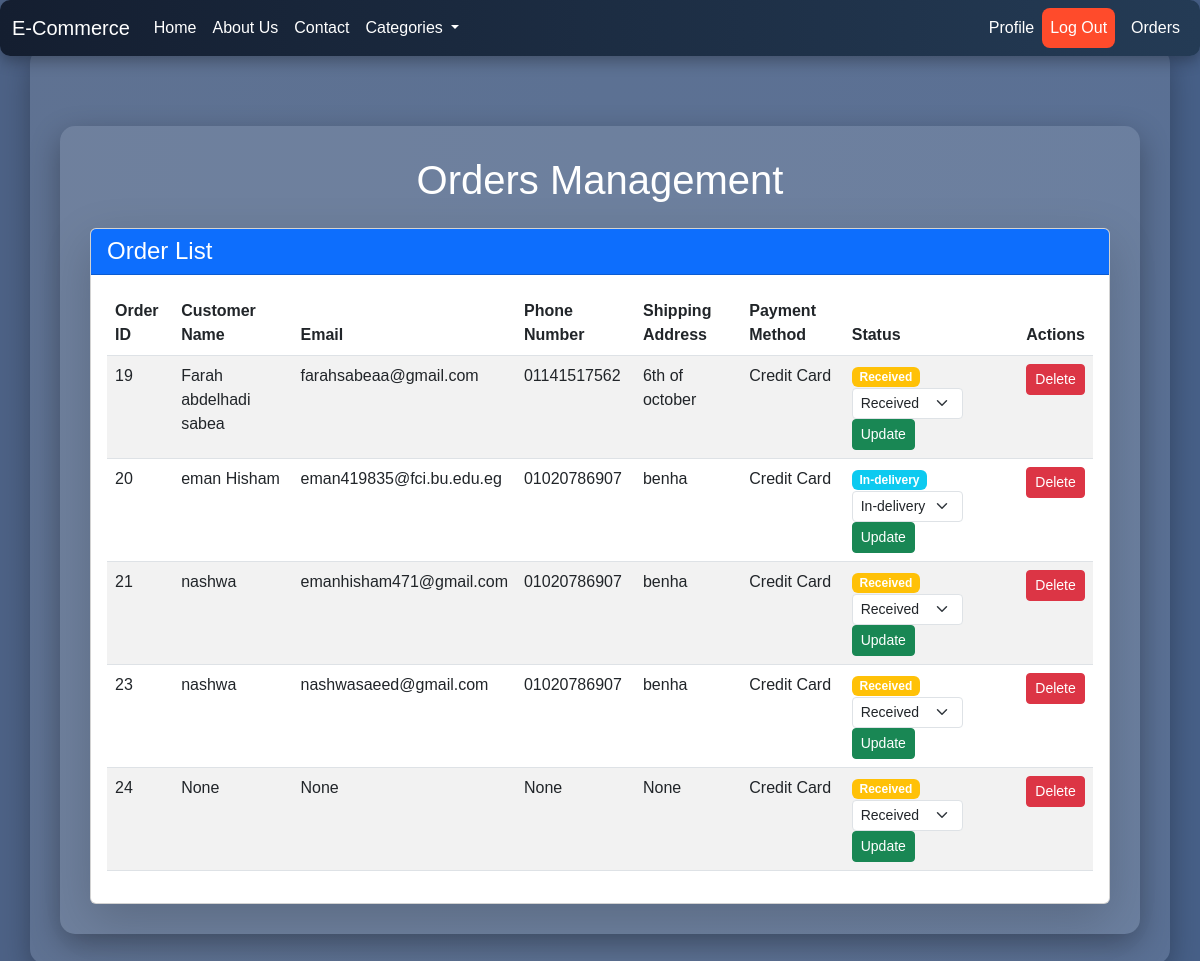
Screenshot of /orders/ (signed in) with the database file from the repository.
### e_commerce/models.py (models this page shows, shortened)
class Order(models.Model):
    PAYMENT_METHOD_CHOICES = [
        ('credit_card', 'Credit Card'),
        ('paypal', 'PayPal'),
        ('cash_on_delivery', 'Cash on Delivery')
    ]
    STATUS_CHOICES = [
        ('Received', 'Received'),
        ('In-delivery', 'In-delivery'),
        ('Delivered', 'Delivered')
    ]
    user = models.ForeignKey(User, on_delete=models.SET_NULL, null=True)
    date_ordered = models.DateTimeField(auto_now_add=True)
    complete = models.BooleanField(default=False)
    transaction_id = models.CharField(max_length=100, null=True)
    shipping_address = models.CharField(max_length=255, null=True)
    customer_name = models.CharField(max_length=100, null=True, blank=True)
    email = models.EmailField(null=True, blank=True)
    phone_number = models.CharField(max_length=20, null=True, blank=True)
    payment_method = models.CharField(max_length=20, choices=PAYMENT_METHOD_CHOICES, default='credit_card')
    status = models.CharField(max_length=20, choices=STATUS_CHOICES, default='Received')

### e_commerce/views.py (the view)
# urls.py: path('orders/',orders_view, name='orders'),
@user_passes_test(lambda u: u.is_superuser)
def orders_view(request):
    orders = Order.objects.all()
    orderItems = OrderItem.objects.all()
    return render(request, 'orders/orders_page.html', {"orders": orders, "orderItems": orderItems})

### templates/orders/orders_page.html (shortened to what this page needs)
{% extends 'base.html' %}
{% load static %}
{% block content %}
<div class="container mt-5">
    <h1 class="text-center mb-4">Orders Management</h1>
    {% if user.is_superuser %}
        <div class="card shadow-lg">
            <div class="card-header bg-primary text-white">
                <h4 class="mb-0">Order List</h4>
            </div>
            <div class="card-body">
                <div class="table-responsive">
                    <table class="table table-striped table-hover">
                        <thead class="thead-dark">
                            <tr>
                                <th>Order ID</th>
                                <th>Customer Name</th>
                                <th>Email</th>
                                <th>Phone Number</th>
                                <th>Shipping Address</th>
                                <th>Payment Method</th>
                                <th>Status</th>
                                <th>Actions</th>
                            </tr>
                        </thead>
                        <tbody>
                            {% for order in orders %}
                            <tr>
                                <td>{{ order.id }}</td>
                                <td>{{ order.customer_name }}</td>
                                <td>{{ order.email }}</td>
                                <td>{{ order.phone_number }}</td>
                                <td>{{ order.shipping_address }}</td>
                                <td>{{ order.get_payment_method_display }}</td>
                                <td>
                                    <span class="badge {% if order.status == 'Received' %}bg-warning{% elif order.status == 'In-delivery' %}bg-info{% elif order.status == 'Delivered' %}bg-success{% endif %}">
                                        {{ order.status }}
                                    </span>
                                    <form method="POST" action="{% url 'update_order_status' order.id %}" class="d-inline">
                                        <select name="status" class="form-select form-select-sm d-inline w-auto" style="display:inline-block; width:auto;">
                                            <option value="Received" {% if order.status == 'Received' %}selected{% endif %}>Received</option>
                                            <option value="In-delivery" {% if order.status == 'In-delivery' %}selected{% endif %}>In-delivery</option>
                                        </select>
                                        <button type="submit" class="btn btn-success btn-sm">Update</button>
                                    </form>
                                </td>
                                <td>
                                    <form method="POST" action="{% url 'delete_order' order.id %}" class="d-inline">
                                        <button type="submit" class="btn btn-danger btn-sm">Delete</button>
                                    </form>
                                </td>
                            </tr>
                            {% empty %}
                            <tr>
                                <td colspan="8" class="text-center">No orders found</td>
                            </tr>
                            {% endfor %}
                        </tbody>
                    </table>
                </div>
            </div>
        </div>
    {% else %}
        <p class="text-center">You do not have permission to view this page.</p>
    {% endif %}
</div>
{% endblock %}

### templates/base.html (shortened to what this page needs)
<!DOCTYPE html>
<html lang="en">
<head>
    <link href="https://cdn.jsdelivr.net/npm/bootstrap@5.3.0/dist/css/bootstrap.min.css" rel="stylesheet">
    <link href="https://cdn.jsdelivr.net/npm/bootstrap-icons/font/bootstrap-icons.css" rel="stylesheet">
</head>
<body>
    <nav class="navbar navbar-expand-lg navbar-dark fixed-top">
        <div class="container-fluid">
            <a class="navbar-brand" href="{% url 'home' %}">E-Commerce</a>
            <div class="collapse navbar-collapse" id="navbarNav">
                <ul class="navbar-nav me-auto mb-2 mb-lg-0">
                    <li class="nav-item">
                        <a class="nav-link" href="{% url 'home' %}">Home</a>
                    </li>
                    <li class="nav-item">
                        <a class="nav-link" href="{% url 'about' %}">About Us</a>
                    </li>
                    <li class="nav-item">
                        <a class="nav-link" href="{% url 'contact' %}">Contact</a>
                    </li>
                    <li class="nav-item dropdown">
                        <a class="nav-link dropdown-toggle" href="#" id="categoriesDropdown" role="button" data-bs-toggle="dropdown" aria-expanded="false">
                            Categories
                        </a>
                    </li>
                </ul>
                <ul class="navbar-nav ms-auto">
                    {% if user.is_authenticated %}
                    <li class="nav-item">
                        <a class="nav-link" href="{% url 'profile' %}">Profile</a>
                    </li>
                    <li class="nav-item">
                        <form method="POST" action="{% url 'logout' %}">
                            <button type="submit" class="nav-link btn btn-3d me-2">
                                Log Out
                            </button>
                        </form>
                    </li>
                    {% if user.is_superuser %}
                    <li class="nav-item">
                        <a class="nav-link" href="{% url 'orders' %}">Orders</a>
                    </li>
                    {% else %}
                    <li class="nav-item">
                        <a class="nav-link" href="{% url 'cart' %}">
                            <i class="bi bi-cart"></i> Cart
                        </a>
                    </li>
                    {% endif %}
                    {% endif %}
                </ul>
            </div>
        </div>
    </nav>
    <div class="container mt-5">
        {% block content %}
        {% endblock %}
    </div>
</body>
</html>

### templates/base.html (style rules this page uses)
body { font-family: 'Arial', sans-serif; background: linear-gradient(to right, #4d6286, #476088); color: #ffffff; }
.navbar { background: linear-gradient(to right, #141e30, #243b55); border-radius: 10px; box-shadow: 0px 5px 15px rgba(0, 0, 0, 0.3); }
.navbar-brand, .nav-link { color: #ffffff !important; transition: color 0.3s, transform 0.3s; }
.btn-3d { background-color: #ff4b2b; color: #ffffff; border: none; transition: transform 0.3s, box-shadow 0.3s; border-radius: 8px; }
.container { background: rgba(255, 255, 255, 0.1); padding: 30px; border-radius: 15px; box-shadow: 0px 10px 30px rgba(0, 0, 0, 0.3); }

### rows the page displays
Order: id "19", customer_name "Farah abdelhadi sabea", email "farahsabeaa@gmail.com", phone_number "01141517562", shipping_address "6th of october", payment_method "Credit Card", status "Received"
Order: id "20", customer_name "eman Hisham", email "eman419835@fci.bu.edu.eg", phone_number "01020786907", shipping_address "benha", payment_method "Credit Card", status "In-delivery"
Order: id "21", customer_name "nashwa", email "emanhisham471@gmail.com", phone_number "01020786907", shipping_address "benha", payment_method "Credit Card", status "Received"
Order: id "23", customer_name "nashwa", email "nashwasaeed@gmail.com", phone_number "01020786907", shipping_address "benha", payment_method "Credit Card", status "Received"
Order: id "24", customer_name "None", email "None", phone_number "None", shipping_address "None", payment_method "Credit Card", status "Received"
